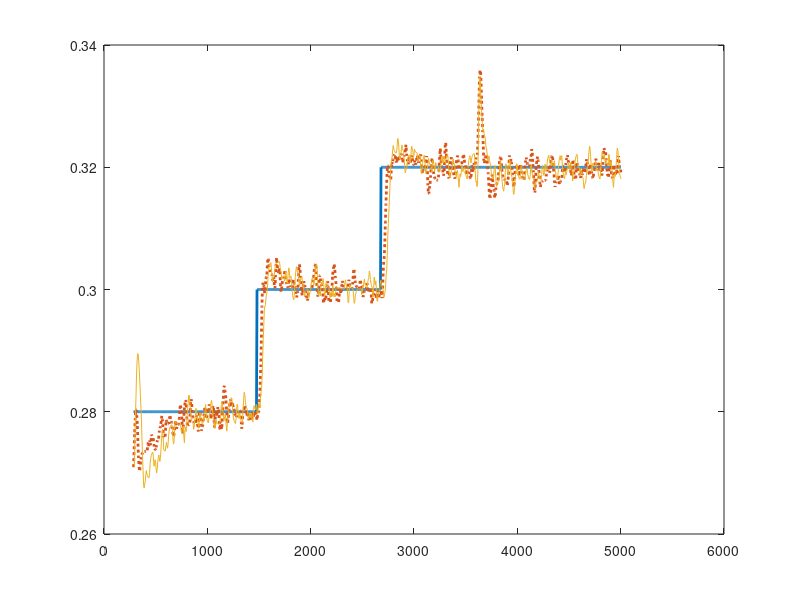

MATLAB code to generate this figure: (Note: this script raises an error after producing the figure.)
clear
clc

%% Determinação dos inicios e finais de vetores
% Verifica a posicao de inicio do vetor a ser aplicado 
load('tarsis_seguimento_referencia_25_certo.mat')
total = length(Level3CM);
partial = length(x_i);
delay = total - partial + 1;
space_time = [t(delay) t(end)];
% Conversão do Sinal de Controle de Operação em Referência
sp_q = uop*16.4 + 357.3;
sp_h3 = ((sp_q - 309.9)/87.07).^2;
sp_h4 = (sp_q - 431.2)/33.51 + sp_h3;
figure

plot(t(delay:end),sp_h3*1e-2,'LineWidth',2);
hold on
plot(t(delay:end),h3f,':','LineWidth',2);
load('tarsis_seguimento_referencia_15_certo.mat')
% Verifica a posicao de inicio do vetor a ser aplicado 
total = length(Level3CM);
partial = length(x_i);
delay = total - partial + 1;
space_time = [t(delay) t(end)];
plot(t(delay:end),h3f);
eixos = gca;
eixos.FontSize = 14;

xlabel('Tempo(s)')
ylabel('Altura(m)')
grid on
title('Altura de TQ-01')
legend({'Referência','25%','15%'},'Position',[0.15 0.8 0.1 0.1])
xlim([300.4 3525])
 X = [0.45 0.5];
 Y = [0.47 0.4];
 annotation('arrow',X,Y);
% add a zoom figure

axes('position',[0.55 0.18 0.3 0.3]);
load('tarsis_seguimento_referencia_25_certo.mat')
total = length(Level3CM);
partial = length(x_i);
delay = total - partial + 1;
space_time = [t(delay) t(end)];
% Conversão do Sinal de Controle de Operação em Referência
sp_q = uop*16.4 + 357.3;
sp_h3 = ((sp_q - 309.9)/87.07).^2;

plot(t(delay:end),sp_h3*1e-2,'LineWidth',2);
hold on
plot(t(delay:end),h3f,':','LineWidth',2);
load('tarsis_seguimento_referencia_15_certo.mat')
% Verifica a posicao de inicio do vetor a ser aplicado 
total = length(Level3CM);
partial = length(x_i);
delay = total - partial + 1;
space_time = [t(delay) t(end)];
plot(t(delay:end),h3f);
grid on
axis tight
xlim([1450 1800])


%%
figure

load('tarsis_seguimento_referencia_25_certo.mat')
total = length(Level3CM);
partial = length(x_i);
delay = total - partial + 1;
space_time = [t(delay) t(end)];
subplot(3,1,1)
title('K_{P1}')
yyaxis left
plot(t(delay:end),K1)
hold on
load('tarsis_seguimento_referencia_15_certo.mat')
total = length(Level3CM);
partial = length(x_i);
delay = total - partial + 1;
space_time = [t(delay) t(end)];
yyaxis right
plot(t(delay:end),K1,'-.','LineWidth',2)
legend('25%','15%')
xlim([300.4 3796])
eixos = gca;
eixos.FontSize = 14;
grid on

load('tarsis_seguimento_referencia_25_certo.mat')
total = length(Level3CM);
partial = length(x_i);
delay = total - partial + 1;
space_time = [t(delay) t(end)];
subplot(3,1,2)
title('K_{P2}')
yyaxis left
plot(t(delay:end),K2)
hold on
load('tarsis_seguimento_referencia_15_certo.mat')
total = length(Level3CM);
partial = length(x_i);
delay = total - partial + 1;
space_time = [t(delay) t(end)];
yyaxis right
plot(t(delay:end),K2,'-.','LineWidth',2)
legend('25%','15%')
xlim([300.4 3796])
eixos = gca;
eixos.FontSize = 14;
grid on

load('tarsis_seguimento_referencia_25_certo.mat')
total = length(Level3CM);
partial = length(x_i);
delay = total - partial + 1;
space_time = [t(delay) t(end)];
subplot(3,1,3)
title('K_{I}')
yyaxis left
plot(t(delay:end),Ka)
hold on
load('tarsis_seguimento_referencia_15_certo.mat')
total = length(Level3CM);
partial = length(x_i);
delay = total - partial + 1;
space_time = [t(delay) t(end)];
yyaxis right
plot(t(delay:end),Ka,'-.','LineWidth',2)
legend('25%','15%')
xlim([300.4 3796])
eixos = gca;
eixos.FontSize = 14;
grid on
%%
figure
subplot(2,1,1)
load('tarsis_seguimento_referencia_25_certo.mat')
total = length(Level3CM);
partial = length(x_i);
delay = total - partial + 1;
space_time = [t(delay) t(end)];
% create the limits of the signal control
s_lim = 50*ones(1,partial);
i_lim = zeros(1,partial);
% Conversão do Sinal de Controle de Operação em Referência
sp_q = uop*16.4 + 357.3;
sp_h3 = ((sp_q - 309.9)/87.07).^2;
sp_h4 = (sp_q - 431.2)/33.51 + sp_h3;
plot(t(delay:end),u);
hold on
plot(t(delay:end),s_lim,'--r')
plot(t(delay:end),i_lim,'--r')
title('Sinal de Controle 25%')
xlabel('Tempo(s)')
ylabel('Amplitude(%)')
eixos = gca;
eixos.FontSize = 14;
grid on
xlim([300.4 3796])
ylim([-10 60])

subplot(2,1,2)
load('tarsis_seguimento_referencia_15_certo.mat')
% Verifica a posicao de inicio do vetor a ser aplicado 
total = length(Level3CM);
partial = length(x_i);
delay = total - partial + 1;
space_time = [t(delay) t(end)];
% create the limits of the signal control
s_lim = 40*ones(1,partial);
i_lim = 10*ones(1,partial);
plot(t(delay:end),u);
hold on
plot(t(delay:end),s_lim,'--r')
plot(t(delay:end),i_lim,'--r')
xlabel('Tempo(s)')
ylabel('Amplitude(%)')
eixos = gca;
eixos.FontSize = 14;
grid on
title('Sinal de Controle 15%')
xlim([300.4 3796])
ylim([-10 60])


%% Teste de perturbação
% Determinação dos inicios e finais de vetores
% Verifica a posicao de inicio do vetor a ser aplicado 
load('tarsis_seguimento_referencia_25_certo.mat')
total = length(Level3CM);
partial = length(x_i);
delay = total - partial + 1;
space_time = [t(delay) t(end)];
% Conversão do Sinal de Controle de Operação em Referência
sp_q = uop*16.4 + 357.3;
sp_h3 = ((sp_q - 309.9)/87.07).^2;
sp_h4 = (sp_q - 431.2)/33.51 + sp_h3;
figure

plot(t(delay:end),sp_h3*1e-2,'LineWidth',2);
hold on
plot(t(delay:end),h3f,':','LineWidth',2);
load('tarsis_seguimento_referencia_15_certo.mat')
% Verifica a posicao de inicio do vetor a ser aplicado 
total = length(Level3CM);
partial = length(x_i);
delay = total - partial + 1;
space_time = [t(delay) t(end)];
plot(t(delay:end),h3f);
eixos = gca;
eixos.FontSize = 14;
xlabel('Tempo(s)')
ylabel('Altura(m)')
grid on
title('Altura of TQ-01')
legend({'Referência','25%','15%'},'Position',[0.15 0.8 0.1 0.1])
xlim([2820 5000])
 X = [0.45 0.5];
 Y = [0.45 0.52];
 annotation('arrow',X,Y);
% add a zoom figure

axes('position',[0.55 0.55 0.3 0.3],'Box','on');
load('tarsis_seguimento_referencia_25_certo.mat')
total = length(Level3CM);
partial = length(x_i);
delay = total - partial + 1;
space_time = [t(delay) t(end)];
% Conversão do Sinal de Controle de Operação em Referência
sp_q = uop*16.4 + 357.3;
sp_h3 = ((sp_q - 309.9)/87.07).^2;

plot(t(delay:end),sp_h3*1e-2,'LineWidth',2);
hold on
plot(t(delay:end),h3f,':','LineWidth',2);
load('tarsis_seguimento_referencia_15_certo.mat')
% Verifica a posicao de inicio do vetor a ser aplicado 
total = length(Level3CM);
partial = length(x_i);
delay = total - partial + 1;
space_time = [t(delay) t(end)];
plot(t(delay:end),h3f);
grid on
axis tight
xlim([3560 3823])


%%
figure

load('tarsis_seguimento_referencia_25_certo.mat')
total = length(Level3CM);
partial = length(x_i);
delay = total - partial + 1;
space_time = [t(delay) t(end)];
subplot(3,1,1)
title('K_{P1}')
yyaxis left
plot(t(delay:end),K1)
hold on
load('tarsis_seguimento_referencia_15_certo.mat')
total = length(Level3CM);
partial = length(x_i);
delay = total - partial + 1;
space_time = [t(delay) t(end)];
yyaxis right
plot(t(delay:end),K1,'-.','LineWidth',2)
legend('25%','15%')
xlim([2820 5000])
eixos = gca;
eixos.FontSize = 14;
grid on

load('tarsis_seguimento_referencia_25_certo.mat')
total = length(Level3CM);
partial = length(x_i);
delay = total - partial + 1;
space_time = [t(delay) t(end)];
subplot(3,1,2)
title('K_{P2}')
yyaxis left
plot(t(delay:end),K2)
hold on
load('tarsis_seguimento_referencia_15_certo.mat')
total = length(Level3CM);
partial = length(x_i);
delay = total - partial + 1;
space_time = [t(delay) t(end)];
yyaxis right
plot(t(delay:end),K2,'-.','LineWidth',2)
legend('25%','15%')
xlim([2820 5000])
eixos = gca;
eixos.FontSize = 14;
grid on

load('tarsis_seguimento_referencia_25_certo.mat')
total = length(Level3CM);
partial = length(x_i);
delay = total - partial + 1;
space_time = [t(delay) t(end)];
subplot(3,1,3)
title('K_{I}')
yyaxis left
plot(t(delay:end),Ka)
hold on
load('tarsis_seguimento_referencia_15_certo.mat')
total = length(Level3CM);
partial = length(x_i);
delay = total - partial + 1;
space_time = [t(delay) t(end)];
yyaxis right
plot(t(delay:end),Ka,'-.','LineWidth',2)
legend('25%','15%')
xlim([2820 5000])
eixos = gca;
eixos.FontSize = 14;
grid on
%%
figure
subplot(2,1,1)
load('tarsis_seguimento_referencia_25_certo.mat')
total = length(Level3CM);
partial = length(x_i);
delay = total - partial + 1;
space_time = [t(delay) t(end)];
% create the limits of the signal control
s_lim = 50*ones(1,partial);
i_lim = zeros(1,partial);
% Conversão do Sinal de Controle de Operação em Referência
sp_q = uop*16.4 + 357.3;
sp_h3 = ((sp_q - 309.9)/87.07).^2;
sp_h4 = (sp_q - 431.2)/33.51 + sp_h3;
plot(t(delay:end),u);
hold on
plot(t(delay:end),s_lim,'--r')
plot(t(delay:end),i_lim,'--r')
title('Sinal de Controle 25%')
xlabel('Tempo(s)')
ylabel('Amplitude(%)')
eixos = gca;
eixos.FontSize = 14;
grid on
xlim([2820 5000])
ylim([-10 60])
subplot(2,1,2)
load('tarsis_seguimento_referencia_15_certo.mat')
% Verifica a posicao de inicio do vetor a ser aplicado 
total = length(Level3CM);
partial = length(x_i);
delay = total - partial + 1;
space_time = [t(delay) t(end)];
% create the limits of the signal control
s_lim = 40*ones(1,partial);
i_lim = 10*ones(1,partial);
plot(t(delay:end),u);
hold on
plot(t(delay:end),s_lim,'--r')
plot(t(delay:end),i_lim,'--r')
xlabel('Tempo(s)')
ylabel('Amplitude(%)')
eixos = gca;
eixos.FontSize = 14;
grid on
title('Sigal de Controle 15%')
xlim([2820 5000])
ylim([-10 60])

